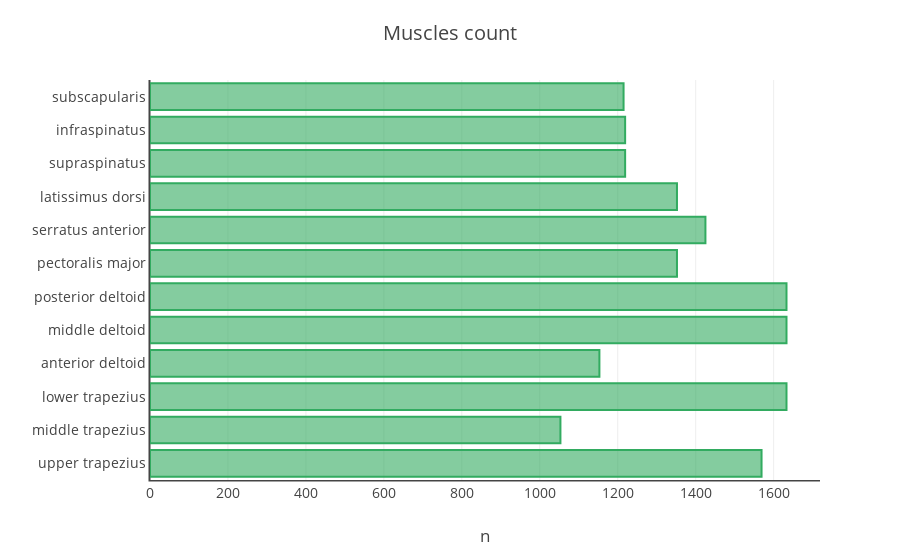

This figure's notebook cell:
### Code cell
muscle_count_bar = plot_count_bar(
    df_tidy, 'muscle', ylabel=MUSCLES_NAMES, title='Muscles count', xtitle='n')
py.iplot(muscle_count_bar, filename='mvc/muscle_count_bar')

### Figure 1 — Plotly figure (JSON) as saved in the notebook; plotly's stock layout.template omitted (floating-point values rounded to 4 significant figures)
{"data": [{"marker": {"color": "rgba(50, 171, 96, 0.6)", "line": {"color": "rgba(50, 171, 96, 1.0)", "width": 2}}, "orientation": "h", "type": "bar", "x": [1569, 1053, 1633, 1153, 1633, 1633, 1352, 1425, 1352, 1219, 1219, 1215], "y": ["upper trapezius", "middle trapezius", "lower trapezius", "anterior deltoid", "middle deltoid", "posterior deltoid", "pectoralis major", "serratus anterior", "latissimus dorsi", "supraspinatus", "infraspinatus", "subscapularis"]}], "layout": {"font": {"size": 14}, "hovermode": "closest", "margin": {"b": 80, "l": 150, "pad": 0, "r": 80, "t": 80}, "title": "Muscles count", "xaxis": {"linewidth": 1.5, "showline": true, "title": "n"}, "yaxis": {"linewidth": 1.5, "nticks": 12, "showline": true, "title": null}}}
